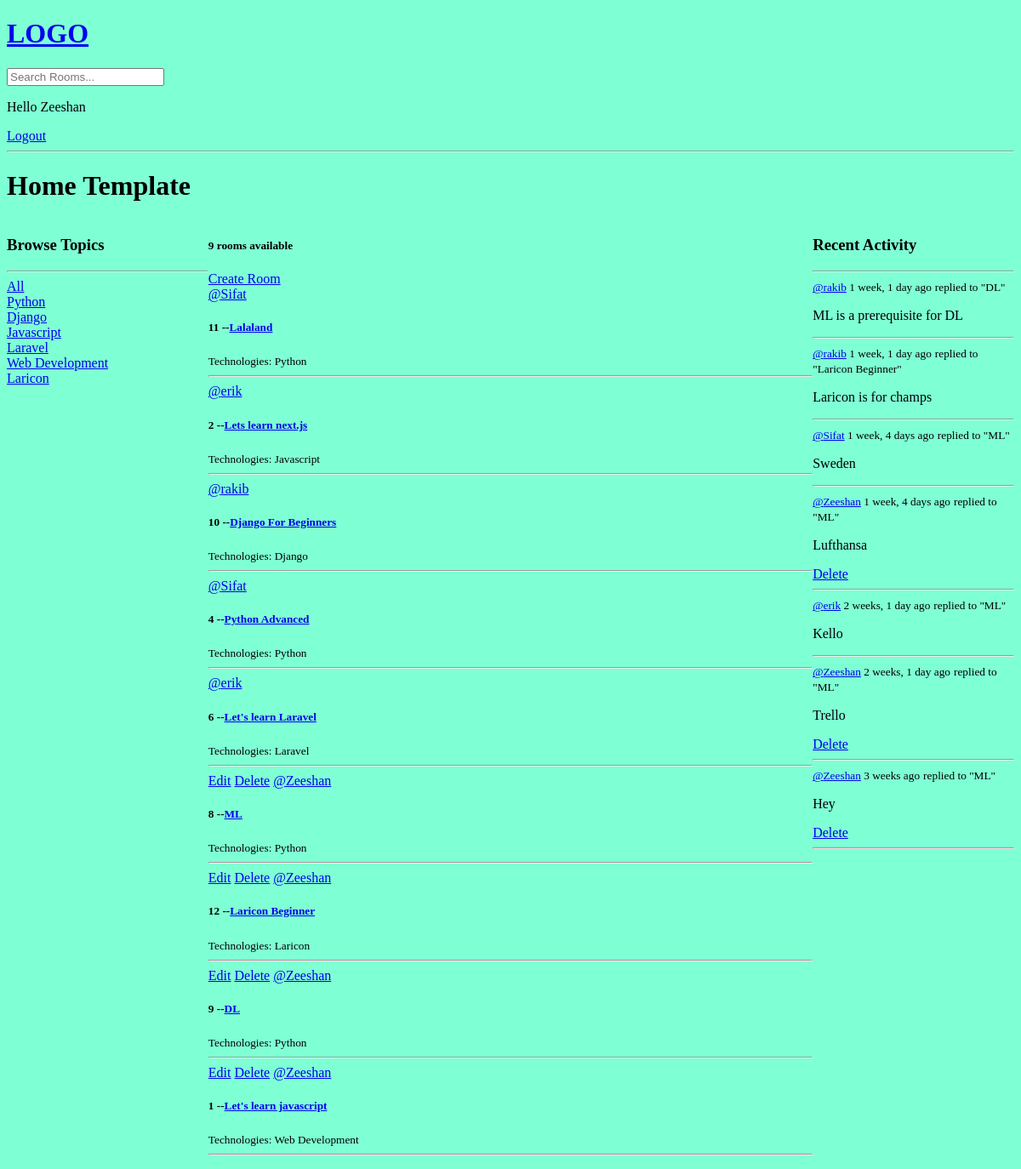
The page / (signed in) on the database as committed earlier.
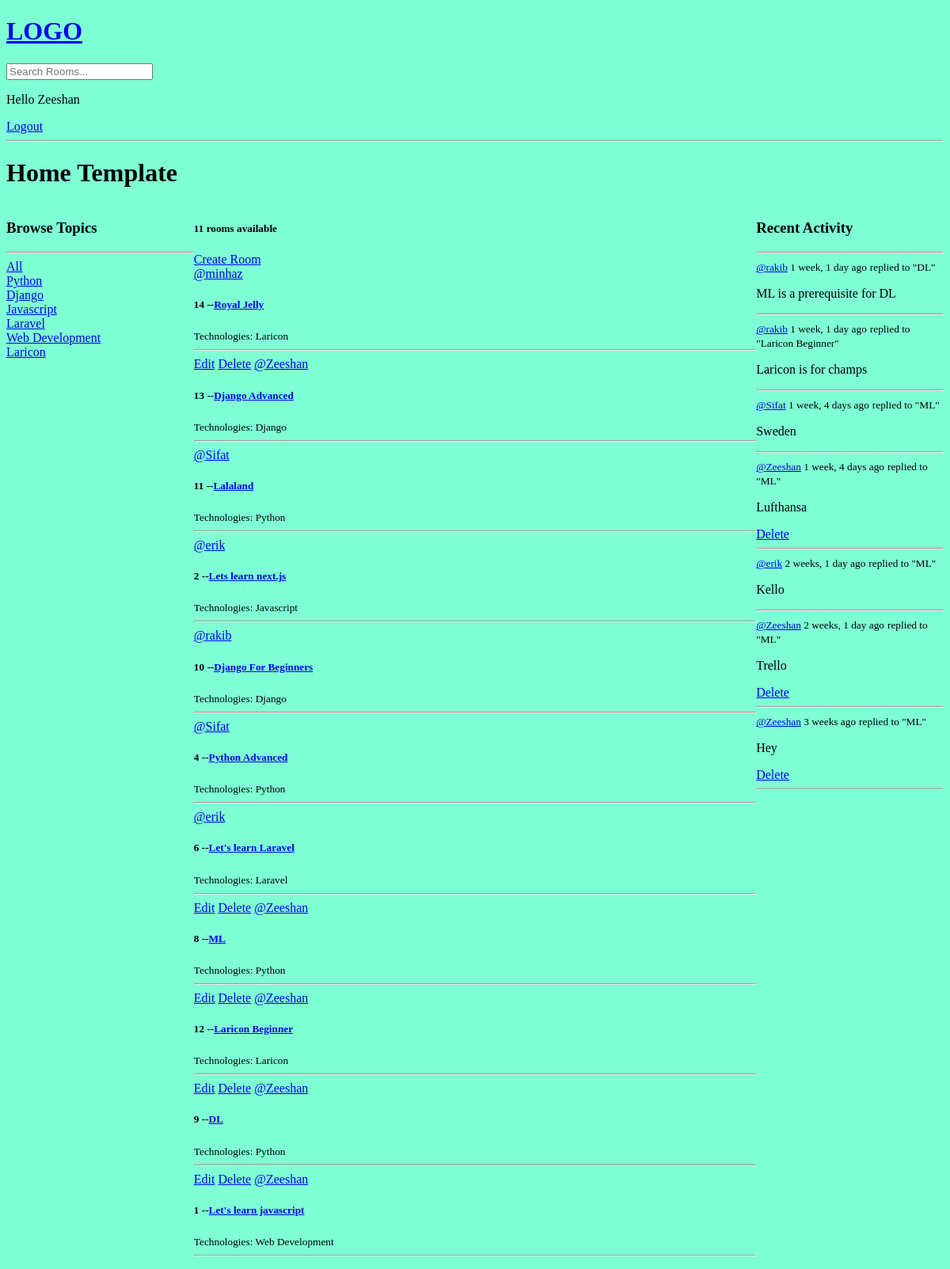
The same page on the database as committed later.
### base/models.py (models this page shows, shortened)
class Topic(models.Model):
    name = models.CharField(max_length=200)

class Room(models.Model):
    host = models.ForeignKey(User, on_delete=models.SET_NULL, null=True)
    topic = models.ForeignKey(Topic, on_delete=models.SET_NULL, null=True)
    name = models.CharField(max_length=200)
    description = models.TextField(null=True, blank=True)
    participants = models.ManyToManyField(User, related_name="participants", blank=True)
    updated = models.DateTimeField(auto_now=True)
    created = models.DateTimeField(auto_now_add=True)
    class Meta:
        ordering = ["-updated", "-created"]
    def __str__(self):
        return self.name

class Message(models.Model):
    user = models.ForeignKey(User, on_delete=models.CASCADE)
    room = models.ForeignKey(Room, on_delete=models.CASCADE)
    body = models.TextField()
    updated = models.DateTimeField(auto_now=True)
    created = models.DateTimeField(auto_now_add=True)
    class Meta:
        ordering = ["-updated", "-created"]
    def __str__(self):
        return self.body[0:50]

### base/views.py (the view)
# urls.py: path("", views.home, name="home"),
def home(request):
    q = request.GET.get("q") if request.GET.get("q") != None else ""
    rooms = Room.objects.filter(
        Q(topic__name__icontains=q) | Q(name__icontains=q) | Q(description__contains=q)
    )
    topics = Topic.objects.all()
    room_count = rooms.count()
    room_messages = Message.objects.filter(Q(room__topic__name__icontains=q))
    context = {
        "rooms": rooms,
        "topics": topics,
        "room_count": room_count,
        "room_messages": room_messages,
    }
    return render(request, "base/home.html", context)

### base/templates/base/home.html (shortened to what this page needs)
{% extends 'main.html' %}
{% block content %}
<h1>Home Template</h1>
<div class='home-container'>
    <div>
        {% include 'base/topics_component.html' %}
    </div>
    <div>
        <h5>{{room_count}} rooms available</h5>
        <a href="{% url 'create-room' %}">Create Room</a>
        {% include "base/feed_component.html"%}
    </div>
    <div>
        {% include 'base/activity_component.html' %}
    </div>
</div>
{% endblock content %}

### base/templates/base/topics_component.html
<h3>Browse Topics</h3>
<hr>
<div>
    <a href="{% url 'home' %}">All</a>
</div>
{%for topic in topics%}
<div>
    <a href="{% url 'home' %}?q={{topic.name}}">{{topic.name}}</a>
</div>
{%endfor%}

### base/templates/base/feed_component.html
<div>
    {% for room in rooms %}
    <div>
        {% if request.user == room.host %}
        <a href="{% url 'update-room' room.id %}">Edit</a>
        <a href="{% url 'delete-room' room.id %}">Delete</a>
        {% endif %}
        {% if room.host.id %}
        <a href="{% url 'user-profile' room.host.id %}">@{{room.host.username}}</a>
        {% else %}
        <span>Host not available</span>
        {% endif %}
        <h5>{{room.id}} --<a href="{% url 'room' room.id %}">{{room.name}}</a> </h5>
        <small>Technologies: {{room.topic.name}}</small>
    </div>
    <hr>
    {% endfor %}
</div>

### base/templates/base/activity_component.html
<h3>Recent Activity</h3>
<hr>
{% for message in room_messages %}
<div>
    <small> <a href="{% url 'user-profile' message.user.id %}"> @{{message.user}}</a>  {{message.created|timesince}} ago</small>
    <small>replied to "{{message.room}}"</small>
    <p>{{message}}</p>
    {% if request.user == message.user %}
    <a href="{% url 'delete-message' message.id %}">Delete</a>
    {% endif %}
    <hr>
</div>
{% endfor %}

Rows that differ between the two databases and show on the page:
added Room: host.username "minhaz", id "14", name "Royal Jelly", topic.name "Laricon"
added Room: shows "Edit", host.username "Zeeshan", id "13", name "Django Advanced", topic.name "Django"
Other text that changed with them:
{{ room_count }}: "9" → "11"
